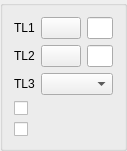
<?xml version="1.0" encoding="UTF-8"?>
<ui version="4.0">
 <class>DlgRef_2Sel1List2Check_QTD</class>
 <widget class="QWidget" name="DlgRef_2Sel1List2Check_QTD">
  <property name="geometry">
   <rect>
    <x>0</x>
    <y>0</y>
    <width>127</width>
    <height>140</height>
   </rect>
  </property>
  <property name="windowTitle">
   <string/>
  </property>
  <layout class="QGridLayout">
   <property name="margin">
    <number>0</number>
   </property>
   <property name="spacing">
    <number>0</number>
   </property>
   <item row="0" column="0">
    <widget class="QGroupBox" name="GroupBox1">
     <property name="title">
      <string/>
     </property>
     <layout class="QGridLayout" name="gridLayout1">
      <item row="0" column="0">
       <widget class="QLabel" name="TextLabel1">
        <property name="sizePolicy">
         <sizepolicy hsizetype="Fixed" vsizetype="Fixed">
          <horstretch>0</horstretch>
          <verstretch>0</verstretch>
         </sizepolicy>
        </property>
        <property name="text">
         <string>TL1</string>
        </property>
        <property name="wordWrap">
         <bool>false</bool>
        </property>
       </widget>
      </item>
      <item row="0" column="1">
       <widget class="QPushButton" name="PushButton1">
        <property name="sizePolicy">
         <sizepolicy hsizetype="Fixed" vsizetype="Fixed">
          <horstretch>0</horstretch>
          <verstretch>0</verstretch>
         </sizepolicy>
        </property>
        <property name="text">
         <string/>
        </property>
       </widget>
      </item>
      <item row="0" column="2">
       <widget class="QLineEdit" name="LineEdit1"/>
      </item>
      <item row="1" column="0">
       <widget class="QLabel" name="TextLabel2">
        <property name="sizePolicy">
         <sizepolicy hsizetype="Fixed" vsizetype="Fixed">
          <horstretch>0</horstretch>
          <verstretch>0</verstretch>
         </sizepolicy>
        </property>
        <property name="text">
         <string>TL2</string>
        </property>
        <property name="wordWrap">
         <bool>false</bool>
        </property>
       </widget>
      </item>
      <item row="1" column="1">
       <widget class="QPushButton" name="PushButton2">
        <property name="sizePolicy">
         <sizepolicy hsizetype="Fixed" vsizetype="Fixed">
          <horstretch>0</horstretch>
          <verstretch>0</verstretch>
         </sizepolicy>
        </property>
        <property name="text">
         <string/>
        </property>
       </widget>
      </item>
      <item row="1" column="2">
       <widget class="QLineEdit" name="LineEdit2"/>
      </item>
      <item row="2" column="0">
       <widget class="QLabel" name="TextLabel3">
        <property name="sizePolicy">
         <sizepolicy hsizetype="Fixed" vsizetype="Fixed">
          <horstretch>0</horstretch>
          <verstretch>0</verstretch>
         </sizepolicy>
        </property>
        <property name="text">
         <string>TL3</string>
        </property>
        <property name="wordWrap">
         <bool>false</bool>
        </property>
       </widget>
      </item>
      <item row="2" column="1" colspan="2">
       <widget class="QComboBox" name="ComboBox1">
        <property name="sizePolicy">
         <sizepolicy hsizetype="Expanding" vsizetype="Fixed">
          <horstretch>0</horstretch>
          <verstretch>0</verstretch>
         </sizepolicy>
        </property>
       </widget>
      </item>
      <item row="3" column="0" colspan="3">
       <widget class="QCheckBox" name="CheckButton1">
        <property name="text">
         <string/>
        </property>
       </widget>
      </item>
      <item row="4" column="0" colspan="3">
       <widget class="QCheckBox" name="CheckButton2">
        <property name="text">
         <string/>
        </property>
       </widget>
      </item>
     </layout>
    </widget>
   </item>
  </layout>
 </widget>
 <layoutdefault spacing="6" margin="11"/>
 <pixmapfunction>qPixmapFromMimeSource</pixmapfunction>
 <tabstops>
  <tabstop>PushButton1</tabstop>
  <tabstop>LineEdit1</tabstop>
  <tabstop>PushButton2</tabstop>
  <tabstop>LineEdit2</tabstop>
  <tabstop>ComboBox1</tabstop>
  <tabstop>CheckButton1</tabstop>
  <tabstop>CheckButton2</tabstop>
 </tabstops>
 <resources/>
 <connections/>
</ui>
